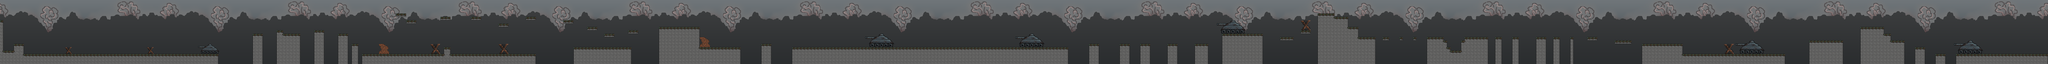

This is a level from a 2D game, rendered from its Tiled map with the project's own tilesets. A one-line summary and the map file follow, with tile-layer data summarised:
An orthogonal 600x19 tile map with 32x32 px tiles, 6 tile layers (himmel, dekoBackground, colliderLayer, boden, ...), 10 tilesets and 14 objects.

<map version="1.2" tiledversion="1.2.3" orientation="orthogonal" renderorder="right-down" width="600" height="19" tilewidth="32" tileheight="32" infinite="0" nextlayerid="50" nextobjectid="1">
 <tileset firstgid="1" name="ruine" tilewidth="32" tileheight="32" tilecount="45" columns="9">
  <image source="ruine.png" width="288" height="160" />
 </tileset>
 <tileset firstgid="46" name="BodenLvl3" tilewidth="32" tileheight="32" tilecount="20" columns="5">
  <image source="BodenLvl3.png" width="160" height="128" />
 </tileset>
 <tileset firstgid="66" name="panzerUnscharf" tilewidth="32" tileheight="32" tilecount="45" columns="9">
  <image source="panzerUnscharf.png" width="288" height="160" />
  <tile id="9">
   <objectgroup draworder="index">
    <object id="1" x="16" y="24" width="18" height="14" />
   </objectgroup>
  </tile>
  <tile id="13">
   <properties>
    <property name="collider" type="bool" value="true" />
   </properties>
   <objectgroup draworder="index">
    <object id="1" x="32" y="-1">
     <properties>
      <property name="collider" type="bool" value="true" />
     </properties>
     <polygon points="0,0 -15,6 -19,18 -17,22 -34,25 -32,38 3,36" />
    </object>
   </objectgroup>
  </tile>
  <tile id="14">
   <properties>
    <property name="collider" type="bool" value="true" />
   </properties>
   <objectgroup draworder="index">
    <object id="1" x="1" y="-2">
     <properties>
      <property name="collider" type="bool" value="true" />
     </properties>
     <polygon points="0,0 19,4 28,10 32,22 32,33 1,34" />
    </object>
   </objectgroup>
  </tile>
  <tile id="15">
   <properties>
    <property name="collider" type="bool" value="true" />
   </properties>
   <objectgroup draworder="index">
    <object id="2" x="-2" y="14">
     <properties>
      <property name="collider" type="bool" value="true" />
     </properties>
     <polygon points="0,0 30,19 1,19" />
    </object>
   </objectgroup>
  </tile>
  <tile id="18">
   <properties>
    <property name="collider" type="bool" value="true" />
   </properties>
   <objectgroup draworder="index">
    <object id="1" x="16" y="-1" width="20" height="19">
     <properties>
      <property name="collider" type="bool" value="true" />
     </properties>
    </object>
   </objectgroup>
  </tile>
  <tile id="19">
   <properties>
    <property name="collider" type="bool" value="true" />
   </properties>
   <objectgroup draworder="index">
    <object id="1" x="0" y="0" width="35" height="17">
     <properties>
      <property name="collider" type="bool" value="true" />
     </properties>
    </object>
   </objectgroup>
  </tile>
  <tile id="20">
   <properties>
    <property name="collider" type="bool" value="false" />
   </properties>
   <objectgroup draworder="index">
    <object id="1" x="-5" y="-2" width="37" height="35">
     <properties>
      <property name="collider" type="bool" value="true" />
     </properties>
    </object>
   </objectgroup>
  </tile>
  <tile id="24">
   <properties>
    <property name="collider" type="bool" value="true" />
   </properties>
   <objectgroup draworder="index">
    <object id="1" x="-5" y="-4" width="40" height="40">
     <properties>
      <property name="collider" type="bool" value="true" />
     </properties>
    </object>
   </objectgroup>
  </tile>
  <tile id="25">
   <properties>
    <property name="collider" type="bool" value="true" />
   </properties>
   <objectgroup draworder="index">
    <object id="2" x="-3" y="-1">
     <properties>
      <property name="collider" type="bool" value="true" />
     </properties>
     <polygon points="0,0 14,9 12,22 23,21 37,33 -4,35" />
    </object>
   </objectgroup>
  </tile>
  <tile id="35">
   <properties>
    <property name="collider" type="bool" value="true" />
   </properties>
   <objectgroup draworder="index">
    <object id="1" x="1" y="-2">
     <properties>
      <property name="collider" type="bool" value="true" />
     </properties>
     <polygon points="0,0 31,34 -4,35" />
    </object>
   </objectgroup>
  </tile>
  <tile id="44">
   <properties>
    <property name="collider" type="bool" value="true" />
   </properties>
   <objectgroup draworder="index">
    <object id="1" x="32" y="2">
     <properties>
      <property name="collider" type="bool" value="true" />
     </properties>
     <polygon points="0,0 -16,2 -11,10 -15,23 -20,31 -30,32 -33,-3 -15,-10" />
    </object>
   </objectgroup>
  </tile>
 </tileset>
 <tileset firstgid="111" name="BackgroundLevel3" tilewidth="32" tileheight="32" tilecount="57" columns="3">
  <image source="BackgroundLevel3.png" width="96" height="608" />
  <tile id="5">
   <objectgroup draworder="index">
    <object id="1" x="-4" y="-7" width="44" height="44">
     <properties>
      <property name="death" type="bool" value="true" />
     </properties>
    </object>
   </objectgroup>
  </tile>
  <tile id="11">
   <properties>
    <property name="death" type="bool" value="true" />
   </properties>
   <objectgroup draworder="index">
    <object id="1" x="-1" y="-5" width="35" height="42">
     <properties>
      <property name="death" type="bool" value="true" />
     </properties>
    </object>
   </objectgroup>
   <animation>
    <frame tileid="2" duration="140" />
    <frame tileid="5" duration="140" />
    <frame tileid="8" duration="140" />
    <frame tileid="11" duration="140" />
    <frame tileid="14" duration="140" />
    <frame tileid="14" duration="140" />
   </animation>
  </tile>
  <tile id="14">
   <properties>
    <property name="death" type="bool" value="true" />
   </properties>
   <objectgroup draworder="index">
    <object id="1" x="1" y="-4" width="35" height="41">
     <properties>
      <property name="death" type="bool" value="true" />
     </properties>
    </object>
   </objectgroup>
   <animation>
    <frame tileid="14" duration="140" />
    <frame tileid="11" duration="140" />
    <frame tileid="8" duration="140" />
    <frame tileid="5" duration="140" />
    <frame tileid="2" duration="140" />
   </animation>
  </tile>
 </tileset>
 <tileset firstgid="168" name="backgroundSmoke" tilewidth="32" tileheight="32" tilecount="550" columns="50">
  <image source="backgroundSmoke.png" width="1600" height="352" />
 </tileset>
 <tileset firstgid="718" name="weiß" tilewidth="32" tileheight="32" tilecount="49" columns="7">
  <image source="weiß.png" width="224" height="224" />
 </tileset>
 <tileset firstgid="767" name="mauer" tilewidth="32" tileheight="32" tilecount="9" columns="3">
  <image source="mauer.png" width="96" height="96" />
 </tileset>
 <tileset firstgid="776" name="Zaun" tilewidth="32" tileheight="32" tilecount="9" columns="3">
  <image source="Zaun.png" width="96" height="96" />
 </tileset>
 <tileset firstgid="785" name="panzerKlein" tilewidth="32" tileheight="32" tilecount="45" columns="9">
  <image source="panzer.png" width="288" height="160" />
 </tileset>
 <tileset firstgid="830" name="ZaunKlein" tilewidth="32" tileheight="32" tilecount="45" columns="9">
  <image source="ZaunKlein.png" width="288" height="160" />
 </tileset>
 <layer id="44" name="himmel" width="600" height="19">
  <data>[11400 cells, 11400 non-empty, 19 distinct tile ids]</data>
 </layer>
 <layer id="45" name="dekoBackground" width="600" height="19" opacity="0.75">
  <data>[11400 cells, 11400 non-empty, 550 distinct tile ids]</data>
 </layer>
 <layer id="46" name="colliderLayer" width="600" height="19">
  <data>[11400 cells, 141 non-empty, 45 distinct tile ids]</data>
 </layer>
 <layer id="47" name="boden" width="600" height="19">
  <data>[11400 cells, 2363 non-empty, 19 distinct tile ids]</data>
 </layer>
 <layer id="48" name="deathLayer" width="600" height="19">
  <data>[11400 cells, 44 non-empty, 13 distinct tile ids]</data>
 </layer>
 <layer id="49" name="dekoLayer" width="600" height="19">
  <data>[11400 cells, 252 non-empty, 76 distinct tile ids]</data>
 </layer>
</map>
